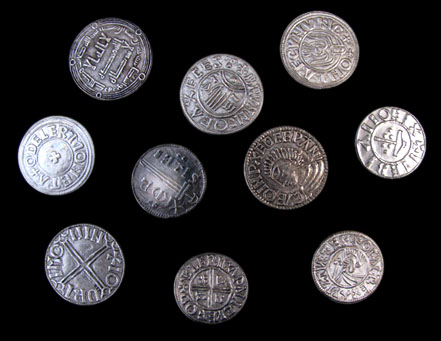
//> input picture Lab4/coins1.png, 441 x 341 px
$ ./convolution coins1.png   (built with g++ and OpenCV 4)
//> lines starting //> are read from the running program, lines starting //| are printed output that depends on the picture
// header inclusion
#include <stdio.h>
#include <opencv/cv.h>        //you may need to
#include <opencv/highgui.h>   //adjust import locations
#include <opencv/cxcore.h>    //depending on your machine setup
#include <math.h>

using namespace cv;

void sobel(
  cv::Mat &input,
  cv::Mat &output_dx,
  cv::Mat &output_dy,
  cv::Mat &output_mag,
  cv::Mat &output_dir);

int main( int argc, char** argv )
{

  // LOADING THE IMAGE
  char* imageName = argv[1];

  Mat image;
  image = imread( imageName, 1 );
//> image is the input picture: 341 rows x 441 cols, CV_8UC3; mean B, G, R 45.1, 43, 44.5

  if( argc != 2 || !image.data )
  {
    printf( " No image data \n " );
    return -1;
  }

  // CONVERT COLOUR, BLUR AND SAVE
  Mat gray_image;
  cvtColor( image, gray_image, CV_BGR2GRAY );

  Mat image_dx(gray_image.rows, gray_image.cols, CV_32FC1, Scalar(0));
  Mat image_dy(gray_image.rows, gray_image.cols, CV_32FC1, Scalar(0));
  Mat image_mag(gray_image.rows, gray_image.cols, CV_32FC1, Scalar(0));
  Mat image_dir(gray_image.rows, gray_image.cols, CV_32FC1, Scalar(0));

  sobel(gray_image, image_dx, image_dy, image_mag, image_dir);

  return 0;
}

void sobel(cv::Mat &input, cv::Mat &output_dx, cv::Mat &output_dy, cv::Mat &output_mag, cv::Mat &output_dir)
{
  Mat dx_kernel = (Mat_<int>(3, 3) << -1, 0, 1, -2, 0, 2, -1, 0, 1);

  Mat dy_kernel = dx_kernel.t();

    for(int i=1; i<input.rows - 1; i++)
    {
        for(int j=1; j<input.cols - 1; j++)
        {
            float pixelX = 0;
            float pixelY = 0;
            for(int x=-1; x<=1; x++)
            {
                for(int y=-1; y<=1; y++)
                {
                    pixelX += input.at<uchar>(i-x, j-y) * dx_kernel.at<int>(x+1, y+1);
                    pixelY += input.at<uchar>(i-x, j-y) * dy_kernel.at<int>(x+1, y+1);
                }
            }
            output_dx.at<float>(i, j) = pixelX;
            output_dy.at<float>(i, j) = pixelY;
            output_mag.at<float>(i, j) = sqrt(pixelX*pixelX + pixelY*pixelY);
            output_dir.at<float>(i, j) = atan2(pixelY, pixelX);
        }
    }
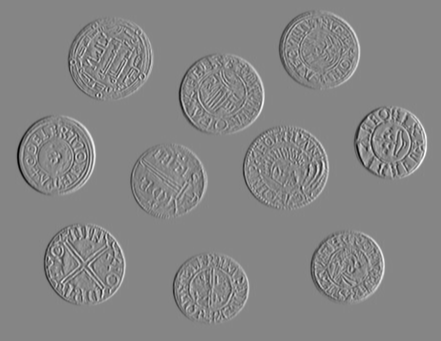
//> output_dx: 341 rows x 441 cols, CV_32FC1; min -903, max 817, mean 0; drawn with min black and max white
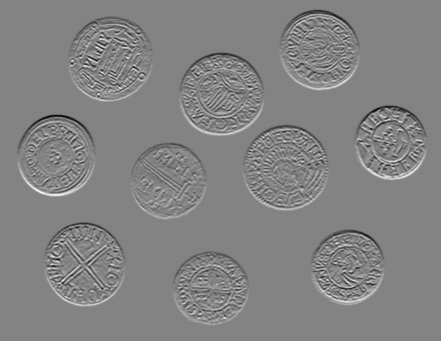
//> output_dy: 341 rows x 441 cols, CV_32FC1; min -761, max 719, mean 0; drawn with min black and max white
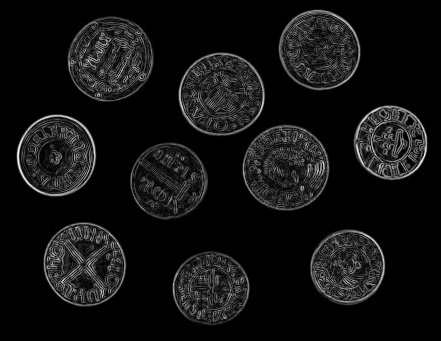
//> output_mag: 341 rows x 441 cols, CV_32FC1; min 0, max 908, mean 66.8; drawn with min black and max white
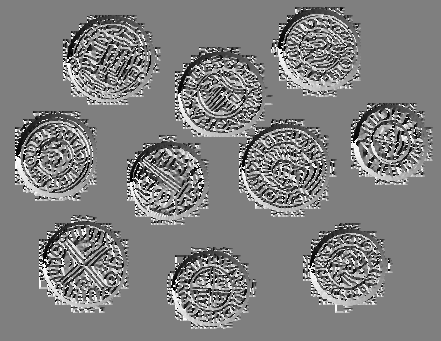
//> output_dir: 341 rows x 441 cols, CV_32FC1; min -3.14, max 3.14, mean 0.0165; drawn with min black and max white

    Mat final_dx(output_dx.size(), CV_32FC1);
    Mat final_dy(output_dy.size(), CV_32FC1);
    Mat final_mag(output_mag.size(), CV_32FC1);
    Mat final_dir(output_dir.size(), CV_32FC1);
    cv::normalize(output_dx, final_dx, 0, 255, cv::NORM_MINMAX);
    cv::normalize(output_dy, final_dy, 0, 255, cv::NORM_MINMAX);
    cv::normalize(output_mag, final_mag, 0, 255, cv::NORM_MINMAX);
    cv::normalize(output_dir, final_dir, 0, 255, cv::NORM_MINMAX);
  imwrite( "dx.jpg", final_dx );
  imwrite( "dy.jpg", final_dy );
  imwrite( "mag.jpg", final_mag );
  imwrite( "dir.jpg", final_dir );
}
